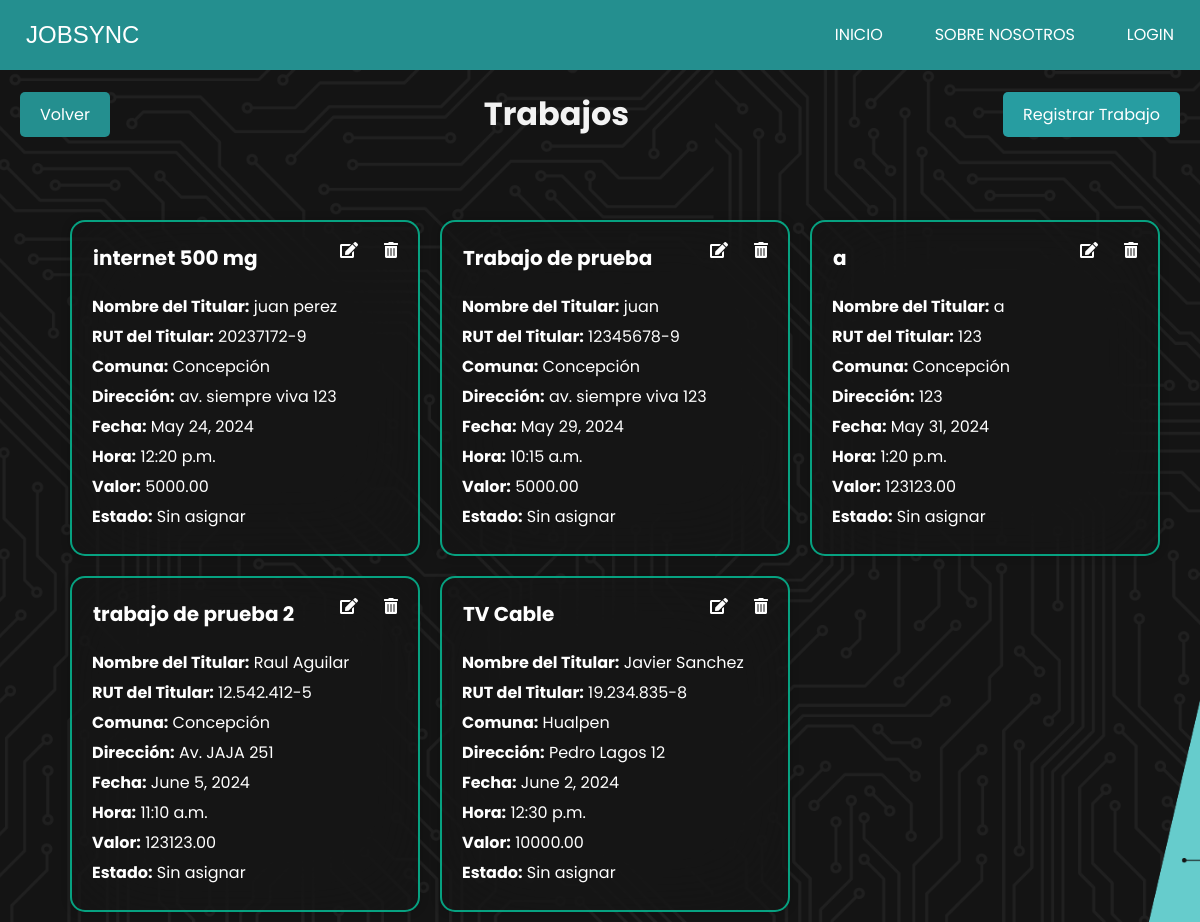
The app's page /trabajos/, older data.
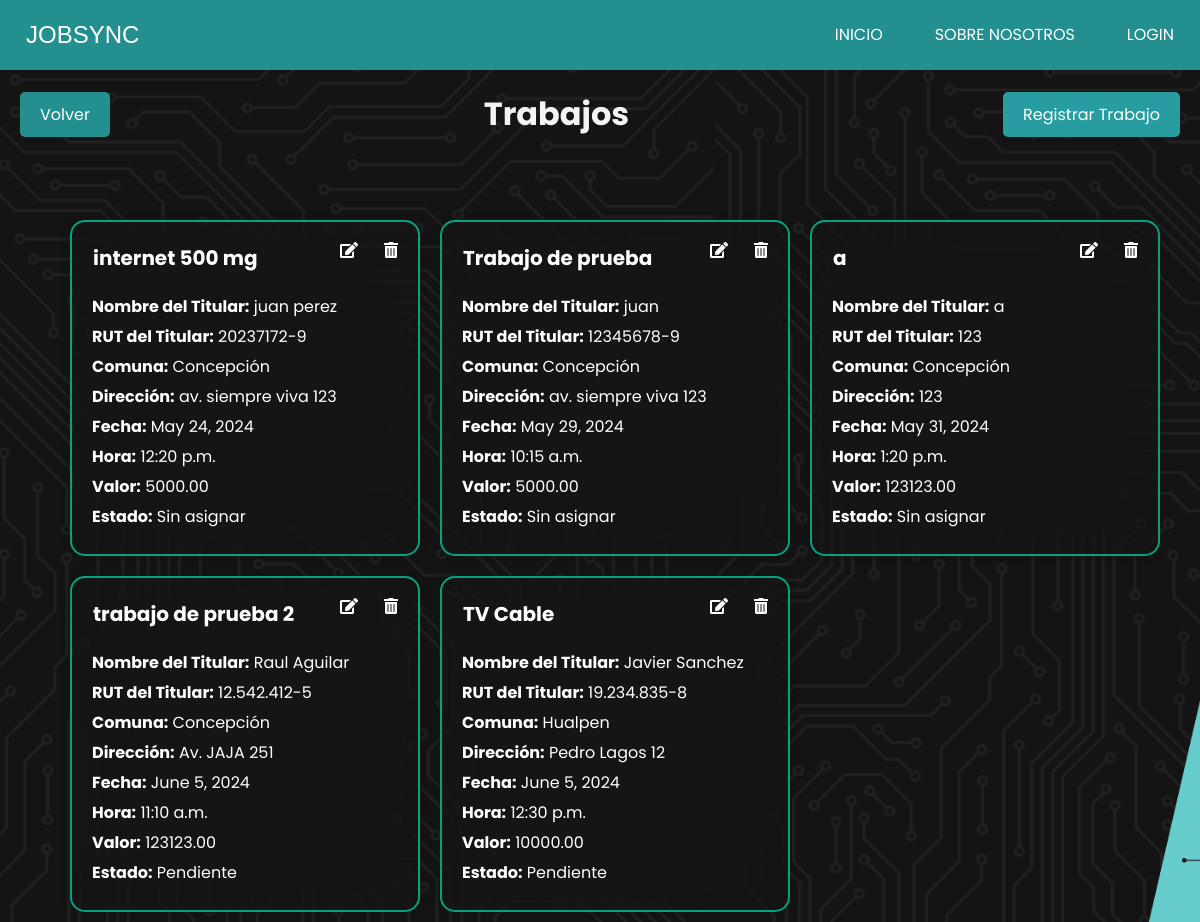
The same page, newer data.
### JobSyncApp/models.py (models this page shows, shortened)
class Trabajo(models.Model):
    colaborador = models.ForeignKey(CustomUser, on_delete=models.SET_NULL, null=True, blank=True)
    nombre_trabajo = models.CharField(max_length=100)
    nombre_titular = models.CharField(max_length=100)
    rut_titular = models.CharField(max_length=12)
    comuna = models.ForeignKey(Comuna, on_delete=models.SET_NULL, null=True)
    direccion = models.CharField(max_length=255)
    fecha = models.DateField()
    hora = models.TimeField()
    valor = models.DecimalField(max_digits=10, decimal_places=2)
    ESTADO_CHOICES = [
        ('sin_asignar', 'Sin asignar'),
        ('pendiente', 'Pendiente'),
        ('completado', 'Completado'),
    ]
    estado = models.CharField(max_length=20, choices=ESTADO_CHOICES, default='sin_asignar')

class Comuna(models.Model):
    nombre = models.CharField(max_length=100, unique=True)
    def __str__(self):
        return self.nombre

### JobSyncApp/views.py (the view)
# urls.py: path('trabajos/', views.trabajos, name='trabajos'),
def trabajos(request):
    trabajos = Trabajo.objects.all()  # Obtener todos los trabajos
    return render(request, 'admin/gestion_trabajos/trabajos.html', {'trabajos': trabajos})

### JobSyncApp/templates/admin/gestion_trabajos/trabajos.html (shortened to what this page needs)
{% extends 'index.html' %}
{% load static %}
{% block extra_css %}
<link rel="stylesheet" href="{% static 'css/admin/trabajos.css' %}">
<link rel="stylesheet" href="https://cdnjs.cloudflare.com/ajax/libs/font-awesome/5.15.4/css/all.min.css">
{% endblock extra_css %}
{% block contenido %}
    <div class="header">
        <a href="{% url 'index_trabajo' %}"  class="boton volver">Volver</a>
        <h1 id="titulo-trabajos">Trabajos</h1>
        <a href="{% url 'crear_trabajo' %}"  class="boton regresar">Registrar Trabajo</a>
    </div>
<div class="card-container">
    {% for trabajo in trabajos %}
    <div class="card" id="trabajo">
        <div class="botones">
        <button class="delete-btn" data-url="{% url 'eliminar_trabajo' trabajo.id %}"> <i class="fas fa-trash-alt"></i></button>
        <button class="edit-btn" data-url="{% url 'modificar_trabajo' trabajo.id %}" > <i class="fas fa-edit"></i></button>
        <h2> {{ trabajo.nombre_trabajo }}</h2>
        </div>
        <p><strong>Nombre del Titular:</strong> {{ trabajo.nombre_titular }}</p>
        <p><strong>RUT del Titular:</strong> {{ trabajo.rut_titular }}</p>
        <p><strong>Comuna:</strong> {{ trabajo.comuna }}</p>
        <p><strong>Dirección:</strong> {{ trabajo.direccion }}</p>
        <p><strong>Fecha:</strong> {{ trabajo.fecha }}</p>
        <p><strong>Hora:</strong> {{ trabajo.hora }}</p>
        <p><strong>Valor:</strong> {{ trabajo.valor }}</p>
        <p><strong>Estado:</strong> {{ trabajo.get_estado_display }}</p>
    </div>
    {% endfor %}
</div>
{% endblock %}

Row changes from the older to the newer data that the page shows:
changed Trabajo "trabajo de prueba 2": estado "Sin asignar" → "Pendiente"
changed Trabajo "TV Cable": fecha "June 2, 2024" → "June 5, 2024"; estado "Sin asignar" → "Pendiente"
